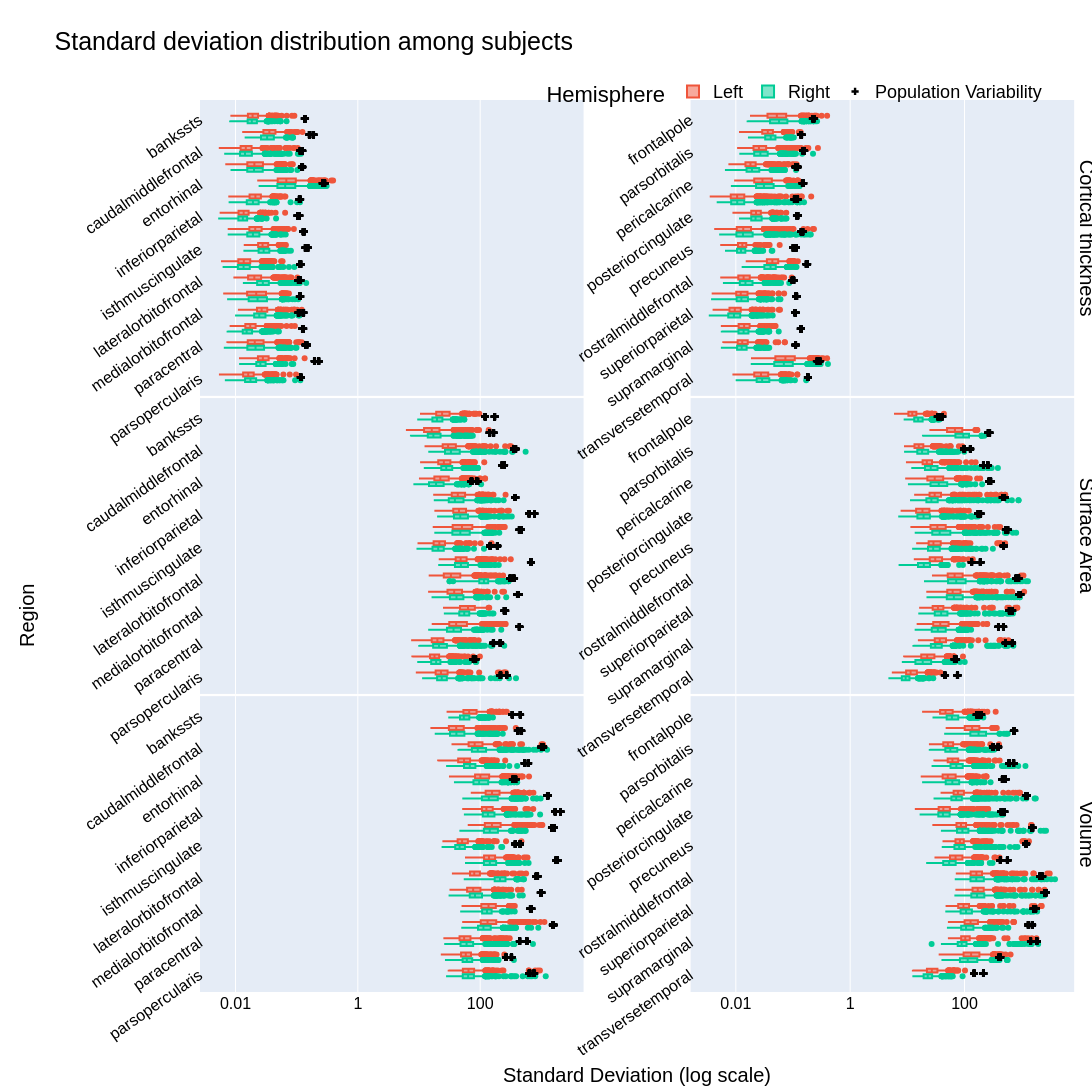

Notebook code for this chart:
### Code cell
import plotly.colors as pc
from plotly.subplots import make_subplots
import plotly.express as px

blue = pc.qualitative.Plotly[0]
red = pc.qualitative.Plotly[1]
green = pc.qualitative.Plotly[2]

color_map = {"Left": red, "Right": green}

fig = make_subplots(
    rows=3,
    cols=2,
    horizontal_spacing=0.12,
    vertical_spacing=0.0025,
    shared_xaxes=True,
    x_title="Standard Deviation (log scale)",
    y_title="Region",
    row_titles=["Cortical thickness", "Surface Area", "Volume"],
)

fig.update_annotations(
    font_size=20,
    font_family="Arial, sans-serif",
    font_color="black",
    yshift=10,
)

metrics = ["thickness", "area", "volume"]
for i, metric in enumerate(metrics, start=1):
    data_metric = sd_data[metric]

    data_metric["std1"] = data_metric["std1"][
        data_metric["std1"]["region"].isin(cortical_regions)
    ]
    data_metric["std2"] = data_metric["std2"][
        data_metric["std2"]["region"].isin(cortical_regions)
    ]
    data_metric["subvar1"] = data_metric["subvar1"][
        data_metric["subvar1"]["region"].isin(cortical_regions)
    ]
    data_metric["subvar2"] = data_metric["subvar2"][
        data_metric["subvar2"]["region"].isin(cortical_regions)
    ]

    fig1 = px.box(
        data_metric["std1"],
        x="std",
        y="region",
        color="Hemisphere",
        color_discrete_map=color_map,
        log_x=True,
    )
    fig2 = px.box(
        data_metric["std2"],
        x="std",
        y="region",
        color="Hemisphere",
        color_discrete_map=color_map,
        log_x=True,
    )

    for data in fig1.data:
        data.showlegend = False
        fig.add_trace(data, row=i, col=1)

    for data in fig2.data:
        data.showlegend = False
        fig.add_trace(data, row=i, col=2)

    cross1 = px.scatter(
        data_metric["subvar1"],
        x="std",
        y="region",
        color="Hemisphere",
        color_discrete_map={"Left": "black", "Right": "black"},
    )
    cross2 = px.scatter(
        data_metric["subvar2"],
        x="std",
        y="region",
        color="Hemisphere",
        color_discrete_map={"Left": "black", "Right": "black"},
    )

    for data in cross1.data:
        data.showlegend = False
        data.legendgroup = "Population Variability"
        data.name = "Population Variability"
        data.marker.symbol = "cross"
        fig.add_trace(data, row=i, col=1)

    for data in cross2.data:
        data.showlegend = False
        data.marker.symbol = "cross"
        data.marker.color = "black"
        fig.add_trace(data, row=i, col=2)


fig.data[0].showlegend = True
fig.data[1].showlegend = True
fig.data[4].showlegend = True
# fig.update_xaxes(range=[0, 3])

fig.update_layout(
    height=2000,
    width=1600,
    boxmode="group",
    title="Standard deviation distribution among subjects",
    legend=dict(
        title="Hemisphere",
        tracegroupgap=0,
        orientation="h",
        yanchor="top",
        y=1.03,
        xanchor="right",
        x=0.95,
        bgcolor="rgba(255, 255, 255, 0)",
    ),
    margin=dict(l=200, r=0, b=100),
)
fig.update_layout(
    font=dict(
        family="Arial, sans-serif",
        size=18,
        color="black",
    )
)
fig.update_yaxes(
    title_font=dict(size=20),
    tickfont=dict(size=16),
    tickangle=-35,
    position=0.01,
    shift=-10,
    autorange="reversed",
)
fig.update_xaxes(
    title_font=dict(size=20),
    tickfont=dict(size=16),
)
# significant digits
fig.layout.annotations[-2].yshift = -70
# region label
fig.layout.annotations[-1].xshift = -160
# y-labels
fig.layout.annotations[-1].yshift = -70

fig.update_xaxes(type="log")

filename = figures_dir / "standard_deviation_distribution"
fig.update_layout(
    width=1600, height=2000, title="Standard deviation distribution among subjects"
)
save_figure(fig, filename, width=1600, height=2000, scale=2, formats=["png", "pdf"])
print(f"Figure saved to: {anondir(filename)}")
display(Image(filename.with_suffix(".png")))

### Figure 1 — Plotly figure (JSON) as saved in the notebook; plotly's stock layout.template omitted (floating-point values rounded to 4 significant figures; data arrays with more than 128 entries replaced by an {"elided": "..."} marker saying what was removed)
{"data": [{"alignmentgroup": "True", "hovertemplate": "Hemisphere=Left<br>std=%{x}<br>region=%{y}<extra></extra>", "legendgroup": "Left", "marker": {"color": "#EF553B"}, "name": "Left", "notched": false, "offsetgroup": "Left", "orientation": "h", "showlegend": true, "type": "box", "x": {"elided": "9078 float values"}, "x0": " ", "xaxis": "x", "y": {"elided": "9078 str values"}, "y0": " ", "yaxis": "y"}, {"alignmentgroup": "True", "hovertemplate": "Hemisphere=Right<br>std=%{x}<br>region=%{y}<extra></extra>", "legendgroup": "Right", "marker": {"color": "#00CC96"}, "name": "Right", "notched": false, "offsetgroup": "Right", "orientation": "h", "showlegend": true, "type": "box", "x": {"elided": "9078 float values"}, "x0": " ", "xaxis": "x", "y": {"elided": "9078 str values"}, "y0": " ", "yaxis": "y"}, {"alignmentgroup": "True", "hovertemplate": "Hemisphere=Left<br>std=%{x}<br>region=%{y}<extra></extra>", "legendgroup": "Left", "marker": {"color": "#EF553B"}, "name": "Left", "notched": false, "offsetgroup": "Left", "orientation": "h", "showlegend": false, "type": "box", "x": {"elided": "9078 float values"}, "x0": " ", "xaxis": "x2", "y": {"elided": "9078 str values"}, "y0": " ", "yaxis": "y2"}, {"alignmentgroup": "True", "hovertemplate": "Hemisphere=Right<br>std=%{x}<br>region=%{y}<extra></extra>", "legendgroup": "Right", "marker": {"color": "#00CC96"}, "name": "Right", "notched": false, "offsetgroup": "Right", "orientation": "h", "showlegend": false, "type": "box", "x": {"elided": "9078 float values"}, "x0": " ", "xaxis": "x2", "y": {"elided": "9078 str values"}, "y0": " ", "yaxis": "y2"}, {"hovertemplate": "Hemisphere=Left<br>std=%{x}<br>region=%{y}<extra></extra>", "legendgroup": "Population Variability", "marker": {"color": "black", "symbol": "cross"}, "mode": "markers", "name": "Population Variability", "orientation": "h", "showlegend": true, "type": "scatter", "x": {"elided": "442 float values"}, "xaxis": "x", "y": {"elided": "442 str values"}, "yaxis": "y"}, {"hovertemplate": "Hemisphere=Right<br>std=%{x}<br>region=%{y}<extra></extra>", "legendgroup": "Population Variability", "marker": {"color": "black", "symbol": "cross"}, "mode": "markers", "name": "Population Variability", "orientation": "h", "showlegend": false, "type": "scatter", "x": {"elided": "442 float values"}, "xaxis": "x", "y": {"elided": "442 str values"}, "yaxis": "y"}, {"hovertemplate": "Hemisphere=Left<br>std=%{x}<br>region=%{y}<extra></extra>", "legendgroup": "Left", "marker": {"color": "black", "symbol": "cross"}, "mode": "markers", "name": "Left", "orientation": "h", "showlegend": false, "type": "scatter", "x": {"elided": "442 float values"}, "xaxis": "x2", "y": {"elided": "442 str values"}, "yaxis": "y2"}, {"hovertemplate": "Hemisphere=Right<br>std=%{x}<br>region=%{y}<extra></extra>", "legendgroup": "Right", "marker": {"color": "black", "symbol": "cross"}, "mode": "markers", "name": "Right", "orientation": "h", "showlegend": false, "type": "scatter", "x": {"elided": "442 float values"}, "xaxis": "x2", "y": {"elided": "442 str values"}, "yaxis": "y2"}, {"alignmentgroup": "True", "hovertemplate": "Hemisphere=Left<br>std=%{x}<br>region=%{y}<extra></extra>", "legendgroup": "Left", "marker": {"color": "#EF553B"}, "name": "Left", "notched": false, "offsetgroup": "Left", "orientation": "h", "showlegend": false, "type": "box", "x": {"elided": "9078 float values"}, "x0": " ", "xaxis": "x3", "y": {"elided": "9078 str values"}, "y0": " ", "yaxis": "y3"}, {"alignmentgroup": "True", "hovertemplate": "Hemisphere=Right<br>std=%{x}<br>region=%{y}<extra></extra>", "legendgroup": "Right", "marker": {"color": "#00CC96"}, "name": "Right", "notched": false, "offsetgroup": "Right", "orientation": "h", "showlegend": false, "type": "box", "x": {"elided": "9078 float values"}, "x0": " ", "xaxis": "x3", "y": {"elided": "9078 str values"}, "y0": " ", "yaxis": "y3"}, {"alignmentgroup": "True", "hovertemplate": "Hemisphere=Left<br>std=%{x}<br>region=%{y}<extra></extra>", "legendgroup": "Left", "marker": {"color": "#EF553B"}, "name": "Left", "notched": false, "offsetgroup": "Left", "orientation": "h", "showlegend": false, "type": "box", "x": {"elided": "9078 float values"}, "x0": " ", "xaxis": "x4", "y": {"elided": "9078 str values"}, "y0": " ", "yaxis": "y4"}, {"alignmentgroup": "True", "hovertemplate": "Hemisphere=Right<br>std=%{x}<br>region=%{y}<extra></extra>", "legendgroup": "Right", "marker": {"color": "#00CC96"}, "name": "Right", "notched": false, "offsetgroup": "Right", "orientation": "h", "showlegend": false, "type": "box", "x": {"elided": "9078 float values"}, "x0": " ", "xaxis": "x4", "y": {"elided": "9078 str values"}, "y0": " ", "yaxis": "y4"}, {"hovertemplate": "Hemisphere=Left<br>std=%{x}<br>region=%{y}<extra></extra>", "legendgroup": "Population Variability", "marker": {"color": "black", "symbol": "cross"}, "mode": "markers", "name": "Population Variability", "orientation": "h", "showlegend": false, "type": "scatter", "x": {"elided": "442 float values"}, "xaxis": "x3", "y": {"elided": "442 str values"}, "yaxis": "y3"}, {"hovertemplate": "Hemisphere=Right<br>std=%{x}<br>region=%{y}<extra></extra>", "legendgroup": "Population Variability", "marker": {"color": "black", "symbol": "cross"}, "mode": "markers", "name": "Population Variability", "orientation": "h", "showlegend": false, "type": "scatter", "x": {"elided": "442 float values"}, "xaxis": "x3", "y": {"elided": "442 str values"}, "yaxis": "y3"}, {"hovertemplate": "Hemisphere=Left<br>std=%{x}<br>region=%{y}<extra></extra>", "legendgroup": "Left", "marker": {"color": "black", "symbol": "cross"}, "mode": "markers", "name": "Left", "orientation": "h", "showlegend": false, "type": "scatter", "x": {"elided": "442 float values"}, "xaxis": "x4", "y": {"elided": "442 str values"}, "yaxis": "y4"}, {"hovertemplate": "Hemisphere=Right<br>std=%{x}<br>region=%{y}<extra></extra>", "legendgroup": "Right", "marker": {"color": "black", "symbol": "cross"}, "mode": "markers", "name": "Right", "orientation": "h", "showlegend": false, "type": "scatter", "x": {"elided": "442 float values"}, "xaxis": "x4", "y": {"elided": "442 str values"}, "yaxis": "y4"}, {"alignmentgroup": "True", "hovertemplate": "Hemisphere=Left<br>std=%{x}<br>region=%{y}<extra></extra>", "legendgroup": "Left", "marker": {"color": "#EF553B"}, "name": "Left", "notched": false, "offsetgroup": "Left", "orientation": "h", "showlegend": false, "type": "box", "x": {"elided": "9078 float values"}, "x0": " ", "xaxis": "x5", "y": {"elided": "9078 str values"}, "y0": " ", "yaxis": "y5"}, {"alignmentgroup": "True", "hovertemplate": "Hemisphere=Right<br>std=%{x}<br>region=%{y}<extra></extra>", "legendgroup": "Right", "marker": {"color": "#00CC96"}, "name": "Right", "notched": false, "offsetgroup": "Right", "orientation": "h", "showlegend": false, "type": "box", "x": {"elided": "9078 float values"}, "x0": " ", "xaxis": "x5", "y": {"elided": "9078 str values"}, "y0": " ", "yaxis": "y5"}, {"alignmentgroup": "True", "hovertemplate": "Hemisphere=Left<br>std=%{x}<br>region=%{y}<extra></extra>", "legendgroup": "Left", "marker": {"color": "#EF553B"}, "name": "Left", "notched": false, "offsetgroup": "Left", "orientation": "h", "showlegend": false, "type": "box", "x": {"elided": "9078 float values"}, "x0": " ", "xaxis": "x6", "y": {"elided": "9078 str values"}, "y0": " ", "yaxis": "y6"}, {"alignmentgroup": "True", "hovertemplate": "Hemisphere=Right<br>std=%{x}<br>region=%{y}<extra></extra>", "legendgroup": "Right", "marker": {"color": "#00CC96"}, "name": "Right", "notched": false, "offsetgroup": "Right", "orientation": "h", "showlegend": false, "type": "box", "x": {"elided": "9078 float values"}, "x0": " ", "xaxis": "x6", "y": {"elided": "9078 str values"}, "y0": " ", "yaxis": "y6"}, {"hovertemplate": "Hemisphere=Left<br>std=%{x}<br>region=%{y}<extra></extra>", "legendgroup": "Population Variability", "marker": {"color": "black", "symbol": "cross"}, "mode": "markers", "name": "Population Variability", "orientation": "h", "showlegend": false, "type": "scatter", "x": {"elided": "442 float values"}, "xaxis": "x5", "y": {"elided": "442 str values"}, "yaxis": "y5"}, {"hovertemplate": "Hemisphere=Right<br>std=%{x}<br>region=%{y}<extra></extra>", "legendgroup": "Population Variability", "marker": {"color": "black", "symbol": "cross"}, "mode": "markers", "name": "Population Variability", "orientation": "h", "showlegend": false, "type": "scatter", "x": {"elided": "442 float values"}, "xaxis": "x5", "y": {"elided": "442 str values"}, "yaxis": "y5"}, {"hovertemplate": "Hemisphere=Left<br>std=%{x}<br>region=%{y}<extra></extra>", "legendgroup": "Left", "marker": {"color": "black", "symbol": "cross"}, "mode": "markers", "name": "Left", "orientation": "h", "showlegend": false, "type": "scatter", "x": {"elided": "442 float values"}, "xaxis": "x6", "y": {"elided": "442 str values"}, "yaxis": "y6"}, {"hovertemplate": "Hemisphere=Right<br>std=%{x}<br>region=%{y}<extra></extra>", "legendgroup": "Right", "marker": {"color": "black", "symbol": "cross"}, "mode": "markers", "name": "Right", "orientation": "h", "showlegend": false, "type": "scatter", "x": {"elided": "442 float values"}, "xaxis": "x6", "y": {"elided": "442 str values"}, "yaxis": "y6"}], "layout": {"annotations": [{"font": {"color": "black", "family": "Arial, sans-serif", "size": 20}, "showarrow": false, "text": "Cortical thickness", "textangle": 90, "x": 0.98, "xanchor": "left", "xref": "paper", "y": 0.8342, "yanchor": "middle", "yref": "paper", "yshift": 10}, {"font": {"color": "black", "family": "Arial, sans-serif", "size": 20}, "showarrow": false, "text": "Surface Area", "textangle": 90, "x": 0.98, "xanchor": "left", "xref": "paper", "y": 0.5, "yanchor": "middle", "yref": "paper", "yshift": 10}, {"font": {"color": "black", "family": "Arial, sans-serif", "size": 20}, "showarrow": false, "text": "Volume", "textangle": 90, "x": 0.98, "xanchor": "left", "xref": "paper", "y": 0.1658, "yanchor": "middle", "yref": "paper", "yshift": 10}, {"font": {"color": "black", "family": "Arial, sans-serif", "size": 20}, "showarrow": false, "text": "Standard Deviation (log scale)", "x": 0.49, "xanchor": "center", "xref": "paper", "y": 0, "yanchor": "top", "yref": "paper", "yshift": -70}, {"font": {"color": "black", "family": "Arial, sans-serif", "size": 20}, "showarrow": false, "text": "Region", "textangle": -90, "x": 0, "xanchor": "right", "xref": "paper", "xshift": -160, "y": 0.5, "yanchor": "middle", "yref": "paper", "yshift": -70}], "boxmode": "group", "font": {"color": "black", "family": "Arial, sans-serif", "size": 18}, "height": 2000, "legend": {"bgcolor": "rgba(255, 255, 255, 0)", "orientation": "h", "title": {"text": "Hemisphere"}, "tracegroupgap": 0, "x": 0.95, "xanchor": "right", "y": 1.03, "yanchor": "top"}, "margin": {"b": 100, "l": 200, "r": 0}, "title": {"text": "Standard deviation distribution among subjects"}, "width": 1600, "xaxis": {"anchor": "y", "domain": [0, 0.43], "matches": "x5", "showticklabels": false, "tickfont": {"size": 16}, "title": {"font": {"size": 20}}, "type": "log"}, "xaxis2": {"anchor": "y2", "domain": [0.55, 0.98], "matches": "x6", "showticklabels": false, "tickfont": {"size": 16}, "title": {"font": {"size": 20}}, "type": "log"}, "xaxis3": {"anchor": "y3", "domain": [0, 0.43], "matches": "x5", "showticklabels": false, "tickfont": {"size": 16}, "title": {"font": {"size": 20}}, "type": "log"}, "xaxis4": {"anchor": "y4", "domain": [0.55, 0.98], "matches": "x6", "showticklabels": false, "tickfont": {"size": 16}, "title": {"font": {"size": 20}}, "type": "log"}, "xaxis5": {"anchor": "y5", "domain": [0, 0.43], "tickfont": {"size": 16}, "title": {"font": {"size": 20}}, "type": "log"}, "xaxis6": {"anchor": "y6", "domain": [0.55, 0.98], "tickfont": {"size": 16}, "title": {"font": {"size": 20}}, "type": "log"}, "yaxis": {"anchor": "x", "autorange": "reversed", "domain": [0.6683, 1], "position": 0.01, "shift": -10, "tickangle": -35, "tickfont": {"size": 16}, "title": {"font": {"size": 20}}}, "yaxis2": {"anchor": "x2", "autorange": "reversed", "domain": [0.6683, 1], "position": 0.01, "shift": -10, "tickangle": -35, "tickfont": {"size": 16}, "title": {"font": {"size": 20}}}, "yaxis3": {"anchor": "x3", "autorange": "reversed", "domain": [0.3342, 0.6658], "position": 0.01, "shift": -10, "tickangle": -35, "tickfont": {"size": 16}, "title": {"font": {"size": 20}}}, "yaxis4": {"anchor": "x4", "autorange": "reversed", "domain": [0.3342, 0.6658], "position": 0.01, "shift": -10, "tickangle": -35, "tickfont": {"size": 16}, "title": {"font": {"size": 20}}}, "yaxis5": {"anchor": "x5", "autorange": "reversed", "domain": [0, 0.3317], "position": 0.01, "shift": -10, "tickangle": -35, "tickfont": {"size": 16}, "title": {"font": {"size": 20}}}, "yaxis6": {"anchor": "x6", "autorange": "reversed", "domain": [0, 0.3317], "position": 0.01, "shift": -10, "tickangle": -35, "tickfont": {"size": 16}, "title": {"font": {"size": 20}}}}}
